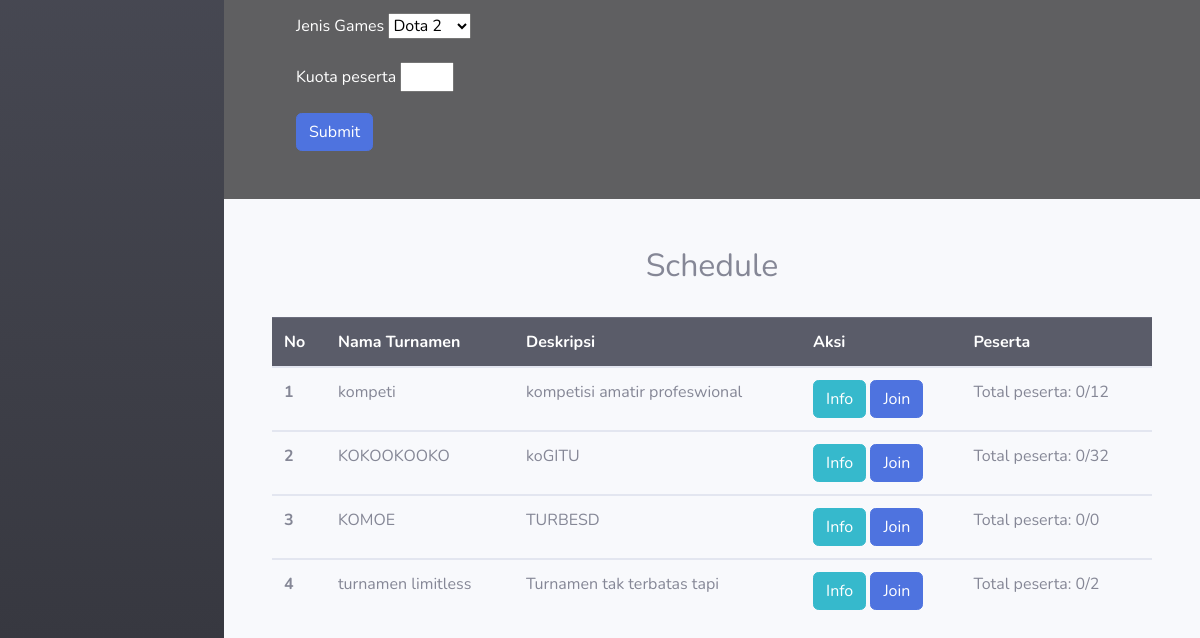
Page /index.php/controller_tournament (lower part) on the earlier database version.
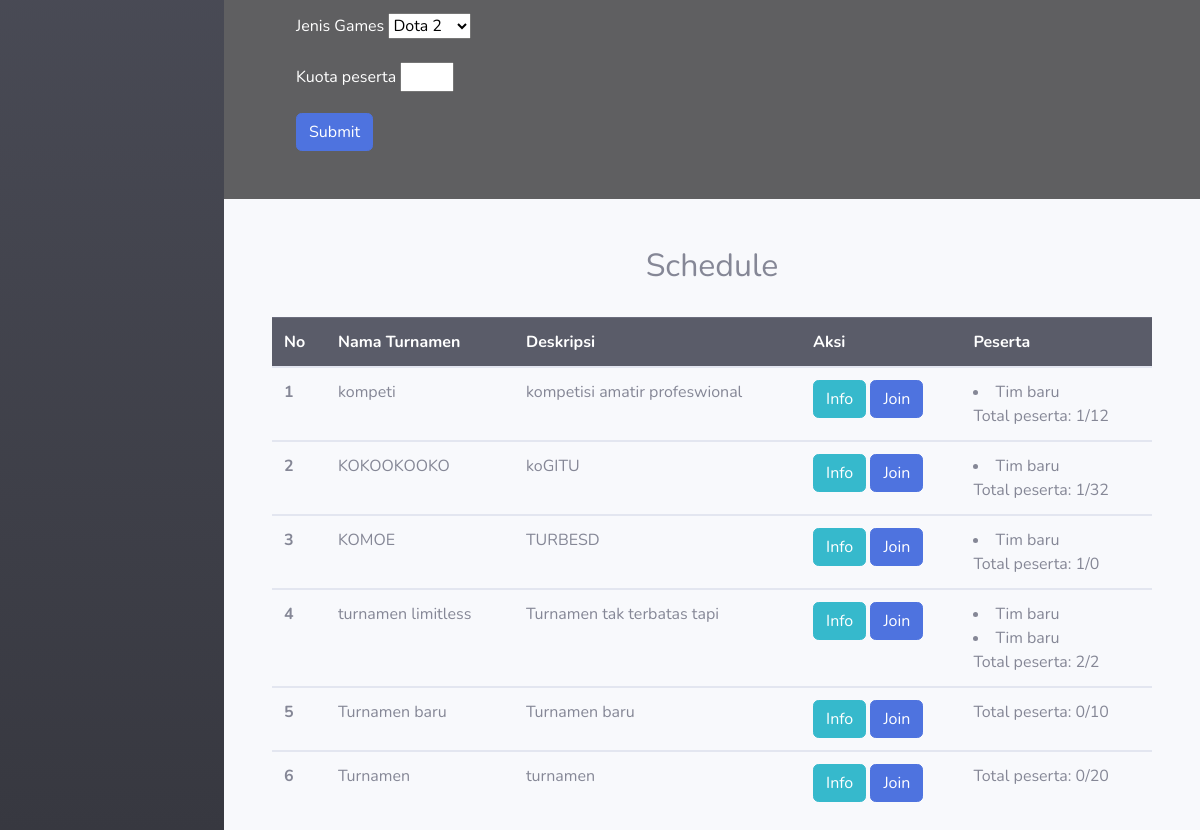
Same page on the later database version.
### tables this page shows
CREATE TABLE `tb_tournament` (
  `id_tour` int(23) NOT NULL,
  `nama` varchar(255) NOT NULL,
  `deskripsi` varchar(500) NOT NULL,
  `jenis_games` varchar(255) NOT NULL,
  `tempat` varchar(255) NOT NULL,
  `tanggal` date NOT NULL,
  `kuota` int(11) NOT NULL
);

CREATE TABLE `tb_partisipasi_tournament` (
  `id` int(11) NOT NULL,
  `id_tour` int(11) NOT NULL,
  `id_team` int(13) NOT NULL
);

CREATE TABLE `tb_team` (
  `id_team` int(13) NOT NULL,
  `nama` varchar(255) NOT NULL,
  `deskripsi` varchar(500) NOT NULL,
  `jenis_game` varchar(255) NOT NULL,
  `member` int(11) NOT NULL
);

### application/controllers/controller_tournament.php (called while the page is built, shortened)
<?php
class controller_tournament extends CI_Controller{
    public function __construct(){
        $this->load->model('Model_tournament', '', TRUE);
        $this->load->library('session');
        $this->load->library('form_validation');
    }
    public function index(){
        $data['tournament'] = $this->Model_tournament->getAllTournament();
        $data['participant'] = $this->Model_tournament->getAllParticipant();
        $this->load->view('templates/header');
		$this->load->view('templates/sidebar');
		$this->load->view('tournament', $data);
		$this->load->view('templates/footer');
    }
}
?>

### index.php (called while the page is built, shortened)
<?php
require_once BASEPATH.'core/CodeIgniter.php';

### application/models/Model_tournament.php (called while the page is built, shortened)
<?php
class Model_tournament extends CI_Model
{
    public function getAllTournament()
    {
        $data = $this->db->get('tb_tournament');
        return $data->result_array();
    }
    public function getAllParticipant(){
        $this->db->select('*');
        $this->db->from('tb_partisipasi_tournament');
        $this->db->join('tb_team', 'tb_partisipasi_tournament.id_team = tb_team.id_team');
        $data = $this->db->get();
        return $data->result_array();
    }
}

### application/views/tournament.php (the view, shortened to what this page needs)
<br />
<br />
<section class="container-fluid" style="background-color: rgba(8, 8, 8, 0.636);">
    <div class="container p-5" style="color: white;">
        <br>
        <form action="<?= base_url(); ?>controller_tournament/tambahTournament" method="post">
            <div class="mb-3">
                <label for="exampleInputEmail1" class="form-label">Jenis Games</label>
                <select id="game" name="game" class="form-select">
                    <option>Dota 2</option>
                </select>
            </div>
            <div class="mb-3">
                <label for="exampleInputEmail1" class="form-label">Kuota peserta</label>
                <input type="number" id="kuota" name="kuota" min="1" max="32">
            </div>
            <button type="submit" class="btn btn-primary">Submit</button>
        </form>
    </div>
</section>
<br />
<br />
<section class="container-fluid">
    <h2 style="text-align: center;">Schedule</h2>
    <br>
    <div class="container-fluid">
        <table class="table">
            <thead class="table-dark">
                <tr>
                    <th scope="col">No</th>
                    <th scope="col">Nama Turnamen</th>
                    <th scope="col">Deskripsi</th>
                    <th scope="col">Aksi</th>
                    <th scope="col">Peserta</th>
                </tr>
            </thead>
            <?php
                $i = 1;
                foreach ($tournament as $data):
            ?>
            <tbody>
                <tr>
                    <th scope="row"><?php echo  $i ?></th>
                    <td><?php echo $data['nama'] ?></td>
                    <td><?php echo $data['deskripsi'] ?></td>
                    <td>
                        <a class="btn btn-info" href="" onclick="passInfoData('<?=$data['nama']?>', '<?=$data['deskripsi']?>',
                        '<?=$data['tempat']?>', '<?=$data['tanggal']?>', '<?=$data['jenis_games']?>')"
                        data-bs-toggle="modal" data-bs-target="#infoModal">Info</a>
                        <a class="btn btn-primary" href="<?php base_url(); ?>controller_tournament/gabungTournament/<?php echo $data['id_tour'].'/'.$this->session->userdata('nama_team')?>" onclick="">Join</a>
                    </td>
                    <td><?php $jumlah = 0;
                    foreach($participant as $peserta){
                        if($data['id_tour'] == $peserta['id_tour']){
                            ?> <li>
                                <?php
                                    echo $peserta['nama'];
                                    $jumlah++;
                                ?>
                            </li><?php
                        }
                    }
                    echo 'Total peserta: '.$jumlah.'/'.$data['kuota'];?></td>
                </tr>
            </tbody>
            <?php
                $i++;
                endforeach
            ?>
        </table>
    </div>
</section>

### application/views/templates/header.php (shortened to what this page needs)
<!DOCTYPE html>
<html lang="en">
<head>
    <link href="<?php echo base_url() ?>assets/vendor/fontawesome-free/css/all.min.css" rel="stylesheet"
        type="text/css">
    <link href="<?php echo base_url() ?>assets/css/sb-admin-2.min.css" rel="stylesheet">
</head>

### application/views/templates/sidebar.php (shortened to what this page needs)
<body id="page-top">
    <div id="wrapper">
        <ul class="navbar-nav bg-gradient-dark  sidebar sidebar-dark accordion" id="accordionSidebar">
        </ul>
        <div id="content-wrapper" class="d-flex flex-column">
            <div id="content">

### application/views/templates/footer.php (shortened to what this page needs)
</body>
</html>

Differences in the rows shown:
changed tb_tournament "kompeti": gains tb_partisipasi_tournament (id_team.nama "Tim baru"); jumlah "0" → "1"
changed tb_tournament "KOKOOKOOKO": gains tb_partisipasi_tournament (id_team.nama "Tim baru"); jumlah "0" → "1"
changed tb_tournament "KOMOE": gains tb_partisipasi_tournament (id_team.nama "Tim baru"); jumlah "0" → "1"
changed tb_tournament "turnamen limitless": gains tb_partisipasi_tournament (id_team.nama "Tim baru"); jumlah "0" → "2"
added tb_tournament: nama "Turnamen baru", deskripsi "Turnamen baru", jumlah "0", kuota "10"
added tb_tournament: nama "Turnamen", deskripsi "turnamen", jumlah "0", kuota "20"
